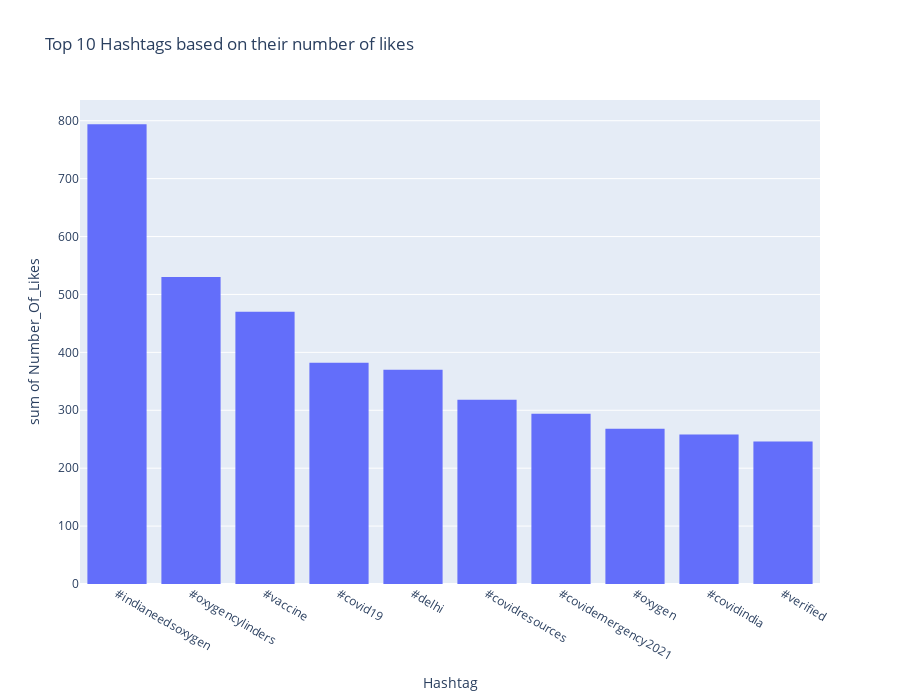

The code cell stored with this chart in its notebook:
### Code cell
likes_dict = {}
tweets_dict = {}

for tweet in all_hashtags:
    temp = set()
    for h in tweet.entities['hashtags']:
        temp.add('#' + h['text'].lower())
    for h in list(temp):
        if h not in likes_dict:
            likes_dict[h] = tweet.favorite_count
            tweets_dict[h] = []
        else:
            likes_dict[h] += tweet.favorite_count
            tweets_dict[h].append(tweet)

fig, likes_df = plotTop10(likes_dict,
                                'Hashtag',
                                'Number_Of_Likes',
                                'Top 10 Hashtags based on their number of likes')

fig.show()
likes_df.set_index('Hashtag', inplace = True)
likes_df

### Figure 1 — Plotly figure (JSON) as saved in the notebook; plotly's stock layout.template omitted (floating-point values rounded to 4 significant figures)
{"data": [{"alignmentgroup": "True", "bingroup": "x", "histfunc": "sum", "hovertemplate": "Hashtag=%{x}<br>sum of Number_Of_Likes=%{y}<extra></extra>", "legendgroup": "", "marker": {"color": "#636efa"}, "name": "", "offsetgroup": "", "orientation": "v", "showlegend": false, "type": "histogram", "x": ["#indianeedsoxygen", "#oxygencylinders", "#vaccine", "#covid19", "#delhi", "#covidresources", "#covidemergency2021", "#oxygen", "#covidindia", "#verified"], "xaxis": "x", "y": [794, 530, 470, 382, 370, 318, 294, 268, 258, 246], "yaxis": "y"}], "layout": {"barmode": "relative", "height": 700, "legend": {"tracegroupgap": 0}, "title": {"text": "Top 10 Hashtags based on their number of likes"}, "xaxis": {"anchor": "y", "domain": [0, 1], "title": {"text": "Hashtag"}}, "yaxis": {"anchor": "x", "domain": [0, 1], "title": {"text": "sum of Number_Of_Likes"}}}}
